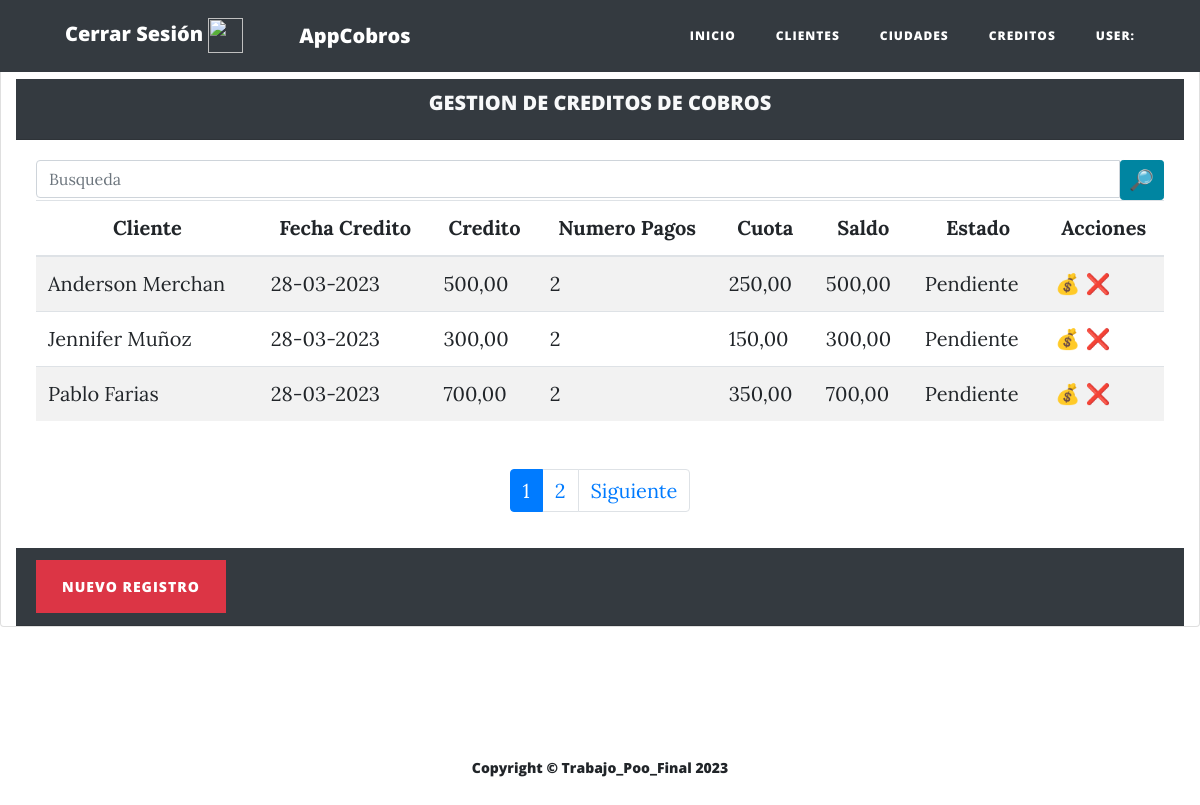
The app's page /cuenta/ with its own data.
### cobros/models.py (models this page shows, shortened)
class CuentaCobrar(models.Model):
    cliente = models.ForeignKey(Cliente, on_delete=models.CASCADE)
    usuario = models.ForeignKey(User, on_delete=models.PROTECT, null=True, blank=True)
    fecha_credito = models.DateField(default=now)
    credito = models.DecimalField("credito",max_digits=10,decimal_places=2,default=Decimal(0))
    saldo = models.DecimalField(max_digits=10,decimal_places=2,default=Decimal(0))
    numero_pagos = models.IntegerField(default=3)
    cuota = models.DecimalField(max_digits=10, decimal_places=2, default=Decimal(0))
    motivo = models.CharField(max_length=200)
    fecha_primer_pago = models.DateField(blank=True, null=True)
    estado = models.CharField(max_length=2, choices=estado_pago,default=estado_pago[0][0])
    class Meta:
        verbose_name = "Cuenta por Cobrar"
        verbose_name_plural = "Cuentas por Cobrar"

### Core/models.py (models this page shows, shortened)
class Cliente(models.Model):
    nombre = models.CharField("Cliente",max_length=50)
    cedula = models.CharField("Cedula",max_length=10)
    foto = models.FileField(upload_to='clientes/fotos', null=True, blank=True)
    email = models.EmailField("Correo")
    ciudad = models.ForeignKey(Ciudad,on_delete=models.PROTECT,null=True,blank=True)
    sexo = models.CharField("Sexo", choices=genero, default=genero[0][0], max_length=1)
    cupo = models.DecimalField("Cupo",max_digits=10,decimal_places=2,default=Decimal(0))
    estado = models.BooleanField('Estado', default = True)
    fecha_creacion = models.DateField('Fecha de creación', auto_now = True, auto_now_add = False)

### cobros/views.py (the view)
# urls.py: path('cuenta/', CuentaCobrarListView.as_view(), name='cuenta'),
class CuentaCobrarListView(ListView):
    model = CuentaCobrar
    template_name = 'cuenta_x_cobrar/listado_cuenta_cobrar.html'
    context_object_name = 'cuentas_cobrar'
    paginate_by = 3
    def get_queryset(self):
        return super().get_queryset().order_by('cliente__nombre')
    def get_context_data(self, **kwargs):
        context = super().get_context_data(**kwargs)
        context['title']= "AppCobros"
        context['titulo']= 'GESTION DE CREDITOS DE COBROS'
        return context

### Core/templates/cuenta_x_cobrar/listado_cuenta_cobrar.html
{% extends 'list.html' %}
{% block columns %}
    <tr>
       <th>Cliente</th>
       <th>Fecha Credito</th>
       <th>Credito</th>
       <th>Numero Pagos</th>
       <th>Cuota</th>
       <th>Saldo</th>
       <th>Estado</th>
       <th>Acciones</th>
    </tr>
{% endblock %}
{% block rows %}
  {% for cuenta in cuentas_cobrar %}
    <tr>
       <td>{{cuenta.cliente.nombre}}</td>
       <td>{{cuenta.fecha_credito|date:"d-m-Y" }}</td>
       <td>{{cuenta.credito}}</td>
       <td>{{cuenta.numero_pagos}}</td>
       <td>{{cuenta.cuota}}</td>
       <td>{{cuenta.saldo}}</td>
       <td>{% if cuenta.estado == 1 %} Pagado {% else%}Pendiente{% endif %}</td>
       <td >
          <a href="{% url 'editar_cuenta' cuenta.id %}">💰</a>
          <a href="{% url 'eliminar_cuenta' cuenta.id %}">❌</a>
       </td>
    </tr>
   {% endfor %}
{% endblock %}
{% block botones_pie %}
   <a class="btn btn-danger" href="{% url 'crear_cuentas_cobrar' %}">Nuevo Registro</a>
{% endblock %}

### Core/templates/list.html (shortened to what this page needs)
{% extends 'index.html' %}
{% load static %}
{% block contenido %}
  <div class="container-fluid card card-primary mt-5">
    <br>
    <div class="card-header bg-dark" >
        <h5 class="card-title text-center text-light">
            {{ titulo }}
        </h5>
    </div>
    <div class="card-body table-responsive ">
        {% block buscar %}
          <form action="" method="GET">
              <div class="input-group btn-group-sm ">
                <input class="form-control" type="text" name="query" value="{{ query }}" placeholder="Busqueda" id="idInputSearch" aria-describedby="basic-addon2"/>
                <button type="submit" class="btn btn-primary" id="idSearchSp"><span style="font-size:20px ">🔎</span></button>
              </div>
          </form>
        {% endblock %}
        <table class="table table-striped table-responsive-md">
            <thead class="text-center">
               {% block columns %}{% endblock %}
            </thead>
            <tbody>
               {% block rows %}
               {% endblock %}
            </tbody>
        </table>
         {% block pagineo %}
                <nav aria-label="Page navigation example">
                    <ul class="pagination justify-content-center mt-5">
                        {% for i in page_obj.paginator.page_range %}
                            {% if i == page_obj.number %}
                                <li class="page-item active">
                                    <a class="page-link" href="#">{{ i }}</a>
                                </li>
                            {% else %}
                                <li class="page-item">
                                    <a class="page-link" href="?page={{ i }}">{{ i }}</a>
                                </li>
                            {% endif %}
                        {% endfor %}
                        {% if page_obj.has_next %}
                            <li class="page-item">
                                <a class="page-link" href="?page={{ page_obj.next_page_number }}">Siguiente</a>
                            </li>
                        {% endif %}
                    </ul>
                </nav>
         {% endblock %}
    </div>
    <div class="card-header bg-dark">
        {% block botones_pie %}
        {% endblock %}
    </div>
  </div>
{% endblock %}

### Core/templates/index.html (shortened to what this page needs)
{% load static %}
<!DOCTYPE html>
<html lang="es">
  <head>
    <link href="{% static 'vendor/bootstrap/css/bootstrap.min.css' %}" rel="stylesheet">
    <link href="{% static 'vendor/fontawesome-free/css/all.min.css' %}" rel="stylesheet" type="text/css">
    <link href="{% static 'css/clean-blog.min.css' %}" rel="stylesheet">
  </head>
  <body>
    <nav class="navbar navbar-expand-lg navbar-light bg-dark fixed-top" id="mainNav">
      <div class="container">
        <a href="{% url 'login' %}" class="navbar-brand" >Cerrar Sesión
          <img src="{% static 'img/login.png' %}" alt="" width="35" height="35">
        </a>
        <a class="navbar-brand" href="{% url 'principal' %}">{{ title }}
        </a>
        <div class="collapse navbar-collapse" id="navbarResponsive">
          <ul class="navbar-nav ml-auto">
            <li class="nav-item">
              <a class="nav-link" href="{% url 'principal' %}">Inicio</a>
            </li>
            <li class="nav-item">
              <a class="nav-link" href="{% url 'clientes' %}">Clientes</a>
            </li>
            <li class="nav-item">
              <a class="nav-link" href="{% url 'ciudades' %}">Ciudades</a>
            </li>
            <li class="nav-item">
              <a class="nav-link" href="{% url 'cuenta' %}">Creditos</a>
            </li>
            <li class="nav-item">
              <a class="nav-link" href="#">User: {{ user.username }}</a>
            </li>
          </ul>
        </div>
      </div>
    </nav>
    {% block contenido %}{% endblock %}
    <footer>
      <div class="container">
        <div class="row">
          <div class="col-lg-8 col-md-10 mx-auto">
            <ul class="list-inline text-center">
              <li class="list-inline-item">
                <a href="https://twitter.com/?lang=es">
                  <span class="fa-stack fa-lg">
                    <i class="fas fa-circle fa-stack-2x"></i>
                    <i class="fab fa-twitter fa-stack-1x fa-inverse"></i>
                  </span>
                </a>
              </li>
              <li class="list-inline-item">
                <a href="https://www.facebook.com/">
                  <span class="fa-stack fa-lg">
                    <i class="fas fa-circle fa-stack-2x"></i>
                    <i class="fab fa-facebook-f fa-stack-1x fa-inverse"></i>
                  </span>
                </a>
              </li>
              <li class="list-inline-item">
                <a href="https://github.com/">
                  <span class="fa-stack fa-lg">
                    <i class="fas fa-circle fa-stack-2x"></i>
                    <i class="fab fa-github fa-stack-1x fa-inverse"></i>
                  </span>
                </a>
              </li>
            </ul>
            <br>
            <h2 class="copyright text-center">Copyright &copy; Trabajo_Poo_Final 2023</h2>
          </div>
        </div>
      </div>
    </footer>
  </body>
</html>

### records on screen
CuentaCobrar: cliente.nombre "Anderson Merchan", fecha_credito "28-03-2023", credito "500,00", numero_pagos "2", cuota "250,00", saldo "500,00", estado "Pendiente"
CuentaCobrar: cliente.nombre "Jennifer Muñoz", fecha_credito "28-03-2023", credito "300,00", numero_pagos "2", cuota "150,00", saldo "300,00", estado "Pendiente"
CuentaCobrar: cliente.nombre "Pablo Farias", fecha_credito "28-03-2023", credito "700,00", numero_pagos "2", cuota "350,00", saldo "700,00", estado "Pendiente"

### other values on screen
{{ title }} "AppCobros"
{{ titulo }} "GESTION DE CREDITOS DE COBROS"
{{ i }} "1"
{{ i }} "2"
